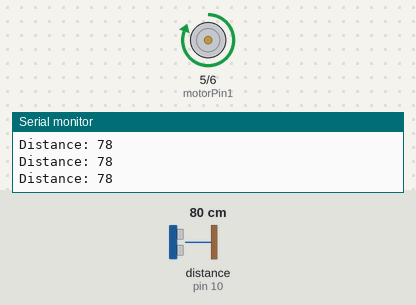
This sketch was run on a simulated Arduino Uno, built with avr-gcc and run on an emulated ATmega328P. On the bench: motor-driver pin pairs drawn as motors (green arrow = first pin HIGH = forward, orange = second pin HIGH = backward, longer = more drive), the last lines printed to the serial monitor. Wiring (inferred from the names in the program): ultrasonic range finder: trigger pin 9; echo pin 10. The inputs (shaded band) are chosen by the test bench; at power-on: distance to the obstacle (sensor on pin 10) 80 cm. The echo pulse lasts 58.3 µs per cm.

Above: at 1.3 s.
1.4 s: distance to the obstacle (sensor on pin 10) set to 23 cm
2.9 s: distance to the obstacle (sensor on pin 10) set to 19 cm
At 3.5 s:
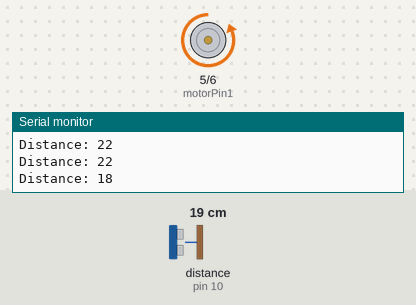
4.5 s: distance to the obstacle (sensor on pin 10) set to 35 cm
At 4.9 s:
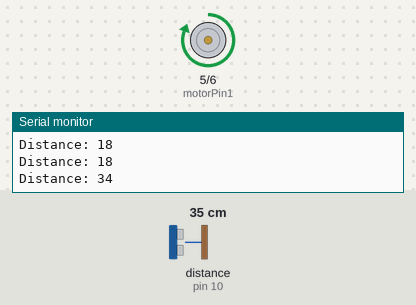
6.0 s: distance to the obstacle (sensor on pin 10) set to 2 cm
At 7.5 s:
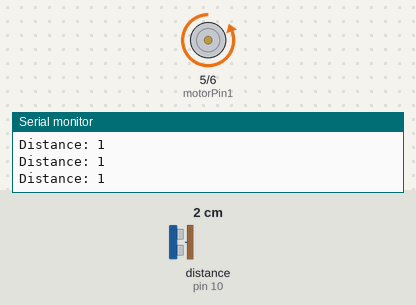
Timing chart, 0 to 8.5 s (numbered marks = the images above; inputs shaded):
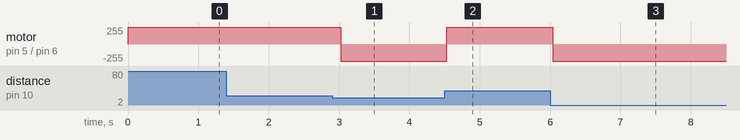

Measured:
- the behaviour switches between 21 and 20 cm on distance to the obstacle (sensor on pin 10) (found by bisection; images 0 and 1)
- after the input at 2.9 s, motor on pin 5 (motorPin1) / pin 6 (motorPin2): forward 255/255 → backward 255/255 after 0.12 s
- after the input at 4.5 s, motor on pin 5 (motorPin1) / pin 6 (motorPin2): backward 255/255 → forward 255/255 at once
- after the input at 6.0 s, motor on pin 5 (motorPin1) / pin 6 (motorPin2): forward 255/255 → backward 255/255 at once

The sketch:

Ultrasonic_Motor_Control.ino
```cpp
#define trigPin 9
#define echoPin 10
#define motorPin1 5
#define motorPin2 6

void setup() {
  pinMode(trigPin, OUTPUT);
  pinMode(echoPin, INPUT);
  pinMode(motorPin1, OUTPUT);
  pinMode(motorPin2, OUTPUT);
  Serial.begin(9600);
}

void loop() {
  digitalWrite(trigPin, LOW);
  delayMicroseconds(2);
  digitalWrite(trigPin, HIGH);
  delayMicroseconds(10);
  digitalWrite(trigPin, LOW);

  long duration = pulseIn(echoPin, HIGH);
  int distance = duration * 0.034 / 2;

  Serial.print("Distance: ");
  Serial.println(distance);

  if (distance < 20) {
    digitalWrite(motorPin1, LOW);
    digitalWrite(motorPin2, HIGH);
  } else {
    digitalWrite(motorPin1, HIGH);
    digitalWrite(motorPin2, LOW);
  }

  delay(500);
}
```
